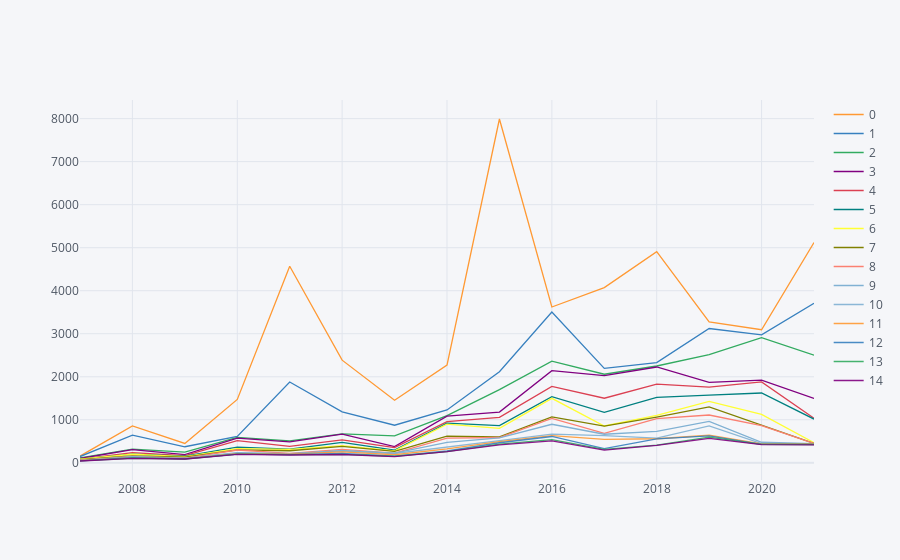

Notebook source saved alongside this figure:
### Code cell
# Freq of top 15 employer table for Applications
top15empnum.transpose().iplot()

### Figure 1 — Plotly figure (JSON) as saved in the notebook; plotly's stock layout.template omitted (floating-point values rounded to 4 significant figures)
{"data": [{"line": {"color": "rgba(255, 153, 51, 1.0)", "dash": "solid", "shape": "linear", "width": 1.3}, "mode": "lines", "name": "0", "text": "", "type": "scatter", "x": [2007, 2008, 2009, 2010, 2011, 2012, 2013, 2014, 2015, 2016, 2017, 2018, 2019, 2020, 2021], "y": [156, 859, 451, 1472, 4570, 2386, 1453, 2270, 7992, 3622, 4072, 4908, 3278, 3093, 5122]}, {"line": {"color": "rgba(55, 128, 191, 1.0)", "dash": "solid", "shape": "linear", "width": 1.3}, "mode": "lines", "name": "1", "text": "", "type": "scatter", "x": [2007, 2008, 2009, 2010, 2011, 2012, 2013, 2014, 2015, 2016, 2017, 2018, 2019, 2020, 2021], "y": [145, 642, 373, 614, 1879, 1185, 874, 1229, 2116, 3504, 2195, 2328, 3122, 2974, 3710]}, {"line": {"color": "rgba(50, 171, 96, 1.0)", "dash": "solid", "shape": "linear", "width": 1.3}, "mode": "lines", "name": "2", "text": "", "type": "scatter", "x": [2007, 2008, 2009, 2010, 2011, 2012, 2013, 2014, 2015, 2016, 2017, 2018, 2019, 2020, 2021], "y": [116, 318, 249, 591, 508, 673, 624, 1099, 1702, 2361, 2059, 2250, 2512, 2908, 2501]}, {"line": {"color": "rgba(128, 0, 128, 1.0)", "dash": "solid", "shape": "linear", "width": 1.3}, "mode": "lines", "name": "3", "text": "", "type": "scatter", "x": [2007, 2008, 2009, 2010, 2011, 2012, 2013, 2014, 2015, 2016, 2017, 2018, 2019, 2020, 2021], "y": [100, 305, 190, 573, 485, 667, 376, 1086, 1179, 2142, 2025, 2227, 1870, 1923, 1495]}, {"line": {"color": "rgba(219, 64, 82, 1.0)", "dash": "solid", "shape": "linear", "width": 1.3}, "mode": "lines", "name": "4", "text": "", "type": "scatter", "x": [2007, 2008, 2009, 2010, 2011, 2012, 2013, 2014, 2015, 2016, 2017, 2018, 2019, 2020, 2021], "y": [86, 237, 169, 514, 382, 531, 354, 956, 1055, 1778, 1501, 1827, 1758, 1881, 1034]}, {"line": {"color": "rgba(0, 128, 128, 1.0)", "dash": "solid", "shape": "linear", "width": 1.3}, "mode": "lines", "name": "5", "text": "", "type": "scatter", "x": [2007, 2008, 2009, 2010, 2011, 2012, 2013, 2014, 2015, 2016, 2017, 2018, 2019, 2020, 2021], "y": [85, 203, 154, 365, 317, 476, 293, 921, 863, 1536, 1173, 1519, 1571, 1622, 1016]}, {"line": {"color": "rgba(255, 255, 51, 1.0)", "dash": "solid", "shape": "linear", "width": 1.3}, "mode": "lines", "name": "6", "text": "", "type": "scatter", "x": [2007, 2008, 2009, 2010, 2011, 2012, 2013, 2014, 2015, 2016, 2017, 2018, 2019, 2020, 2021], "y": [84, 199, 144, 328, 313, 401, 277, 901, 800, 1498, 856, 1105, 1426, 1125, 467]}, {"line": {"color": "rgba(128, 128, 0, 1.0)", "dash": "solid", "shape": "linear", "width": 1.3}, "mode": "lines", "name": "7", "text": "", "type": "scatter", "x": [2007, 2008, 2009, 2010, 2011, 2012, 2013, 2014, 2015, 2016, 2017, 2018, 2019, 2020, 2021], "y": [74, 159, 131, 299, 280, 383, 265, 621, 602, 1067, 851, 1063, 1300, 874, 453]}, {"line": {"color": "rgba(251, 128, 114, 1.0)", "dash": "solid", "shape": "linear", "width": 1.3}, "mode": "lines", "name": "8", "text": "", "type": "scatter", "x": [2007, 2008, 2009, 2010, 2011, 2012, 2013, 2014, 2015, 2016, 2017, 2018, 2019, 2020, 2021], "y": [61, 149, 107, 298, 221, 313, 227, 572, 588, 1031, 685, 1029, 1111, 862, 450]}, {"line": {"color": "rgba(128, 177, 211, 1.0)", "dash": "solid", "shape": "linear", "width": 1.3}, "mode": "lines", "name": "9", "text": "", "type": "scatter", "x": [2007, 2008, 2009, 2010, 2011, 2012, 2013, 2014, 2015, 2016, 2017, 2018, 2019, 2020, 2021], "y": [58, 146, 106, 238, 210, 283, 226, 477, 579, 896, 664, 729, 961, 478, 448]}, {"line": {"color": "rgba(128, 177, 211, 0.8999999999999999)", "dash": "solid", "shape": "linear", "width": 1.3}, "mode": "lines", "name": "10", "text": "", "type": "scatter", "x": [2007, 2008, 2009, 2010, 2011, 2012, 2013, 2014, 2015, 2016, 2017, 2018, 2019, 2020, 2021], "y": [55, 122, 98, 223, 202, 280, 216, 359, 517, 669, 632, 576, 856, 448, 445]}, {"line": {"color": "rgba(255, 153, 51, 0.8999999999999999)", "dash": "solid", "shape": "linear", "width": 1.3}, "mode": "lines", "name": "11", "text": "", "type": "scatter", "x": [2007, 2008, 2009, 2010, 2011, 2012, 2013, 2014, 2015, 2016, 2017, 2018, 2019, 2020, 2021], "y": [54, 121, 96, 212, 202, 255, 187, 322, 494, 632, 544, 559, 640, 439, 440]}, {"line": {"color": "rgba(55, 128, 191, 0.8999999999999999)", "dash": "solid", "shape": "linear", "width": 1.3}, "mode": "lines", "name": "12", "text": "", "type": "scatter", "x": [2007, 2008, 2009, 2010, 2011, 2012, 2013, 2014, 2015, 2016, 2017, 2018, 2019, 2020, 2021], "y": [47, 120, 91, 202, 191, 221, 157, 275, 466, 612, 328, 558, 625, 429, 429]}, {"line": {"color": "rgba(50, 171, 96, 0.8999999999999999)", "dash": "solid", "shape": "linear", "width": 1.3}, "mode": "lines", "name": "13", "text": "", "type": "scatter", "x": [2007, 2008, 2009, 2010, 2011, 2012, 2013, 2014, 2015, 2016, 2017, 2018, 2019, 2020, 2021], "y": [43, 106, 89, 200, 190, 197, 152, 262, 433, 537, 311, 412, 596, 427, 425]}, {"line": {"color": "rgba(128, 0, 128, 0.8999999999999999)", "dash": "solid", "shape": "linear", "width": 1.3}, "mode": "lines", "name": "14", "text": "", "type": "scatter", "x": [2007, 2008, 2009, 2010, 2011, 2012, 2013, 2014, 2015, 2016, 2017, 2018, 2019, 2020, 2021], "y": [42, 103, 88, 196, 181, 193, 145, 258, 418, 511, 293, 405, 569, 423, 419]}], "layout": {"legend": {"bgcolor": "#F5F6F9", "font": {"color": "#4D5663"}}, "paper_bgcolor": "#F5F6F9", "plot_bgcolor": "#F5F6F9", "title": {"font": {"color": "#4D5663"}}, "xaxis": {"gridcolor": "#E1E5ED", "showgrid": true, "tickfont": {"color": "#4D5663"}, "title": {"font": {"color": "#4D5663"}, "text": ""}, "zerolinecolor": "#E1E5ED"}, "yaxis": {"gridcolor": "#E1E5ED", "showgrid": true, "tickfont": {"color": "#4D5663"}, "title": {"font": {"color": "#4D5663"}, "text": ""}, "zerolinecolor": "#E1E5ED"}}}
